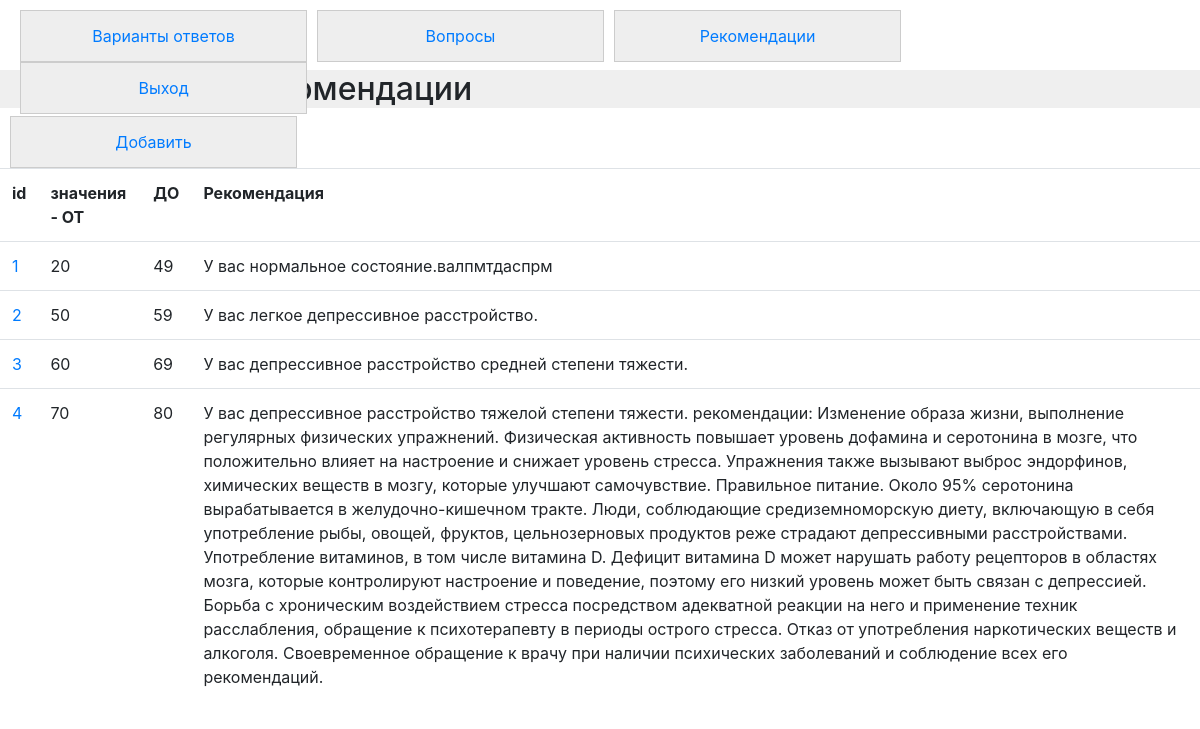
The page /result on the database its author committed.
### app/models.py (models this page shows)
class Result(models.Model):
    min_score = models.PositiveIntegerField(verbose_name='от')
    max_score = models.PositiveIntegerField(verbose_name='до')
    recommendation = models.TextField(verbose_name='рекомендация')

### app/views.py (the view)
# urls.py: path('result', ResultListView.as_view(), name='result'),
class ResultListView(generic.ListView):
    model = Result
    template_name = 'result.html'
    context_object_name = 'result'

### app/templates/result.html (shortened to what this page needs)
{% extends 'expert.html' %}
{% block content %}
    <h2>Результаты и рекомендации</h2>
    <button class="button" type="button" ><a href="{% url 'result_form' %}">Добавить</a> </button>
    <table class="table table-hover">
        <th> id</th>
        <th> значения - ОТ</th>
        <th> ДО </th>
        <th> Рекомендация </th>
        {% for i in result %}
        <tr>
            <td>
                <a href="{% url 'result_edit' i.id %}">{{ i.id }}</a></td>
            <td> {{ i.min_score }}</td>
            <td> {{ i.max_score }}</td>
        <td> {{ i.recommendation }}</td>
        </tr>
        {% endfor %}
        </table>
{% endblock %}

### app/static/css/workers.css (style rules this page uses)
h2 { margin-top: 25px; padding-left: 20px; background-color: rgb(239, 239, 239); }
.button { width: 287px; float: left; text-align: center; list-style: none; padding: 0; margin: 0; background-color: #eee; border: 1px solid #ccc; margin-left:10px; }
.button a { padding:13px; text-decoration: none; display: block; }

### rows shown on the page
Result: id "1", min_score "20", max_score "49", recommendation "У вас нормальное состояние.валпмтдаспрм"
Result: id "2", min_score "50", max_score "59", recommendation "У вас легкое депрессивное расстройство."
Result: id "3", min_score "60", max_score "69", recommendation "У вас депрессивное расстройство средней степени тяжести."
Result: id "4", min_score "70", max_score "80", recommendation "У вас депрессивное расстройство тяжелой степени тяжести. рекомендации: Изменение образа жизни, выполнение регулярных физических упражнений. Физическая активность повышает уровень дофамина и серотонина в мозге, что положительно влияет на настроение и снижает уровень стресса. Упражнения также вызывают выброс эндорфинов, химических веществ в мозгу, которые улучшают самочувствие. Правильное питание. Около 95% серотонина вырабатывается в желудочно-кишечном тракте. Люди, соблюдающие средиземноморскую диету, включающую в себя употребление рыбы, овощей, фруктов, цельнозерновых продуктов реже страдают депрессивными расстройствами. Употребление витаминов, в том числе витамина D. Дефицит витамина D…"
